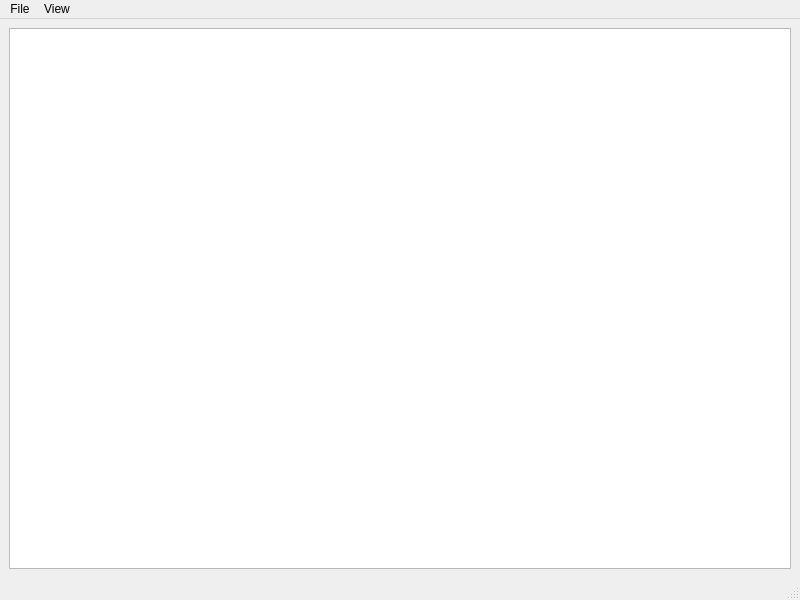
<?xml version="1.0" encoding="UTF-8"?>
<ui version="4.0">
 <class>WindowSpecWindow</class>
 <widget class="QMainWindow" name="WindowSpecWindow">
  <property name="geometry">
   <rect>
    <x>0</x>
    <y>0</y>
    <width>800</width>
    <height>600</height>
   </rect>
  </property>
  <property name="windowTitle">
   <string>MainWindow</string>
  </property>
  <widget class="QWidget" name="centralwidget">
   <layout class="QVBoxLayout" name="verticalLayout">
    <item>
     <widget class="QPlainTextEdit" name="plainTextEdit"/>
    </item>
   </layout>
  </widget>
  <widget class="QMenuBar" name="menubar">
   <property name="geometry">
    <rect>
     <x>0</x>
     <y>0</y>
     <width>800</width>
     <height>22</height>
    </rect>
   </property>
   <widget class="QMenu" name="menuView">
    <property name="title">
     <string>View</string>
    </property>
    <addaction name="actionFull_screen"/>
   </widget>
   <widget class="QMenu" name="menuFile">
    <property name="title">
     <string>File</string>
    </property>
    <widget class="QMenu" name="menuOpen_recent">
     <property name="title">
      <string>Open recent</string>
     </property>
     <addaction name="actionEmpty"/>
    </widget>
    <addaction name="menuOpen_recent"/>
   </widget>
   <addaction name="menuFile"/>
   <addaction name="menuView"/>
  </widget>
  <widget class="QStatusBar" name="statusbar"/>
  <action name="actionFull_screen">
   <property name="checkable">
    <bool>true</bool>
   </property>
   <property name="text">
    <string>Full screen</string>
   </property>
  </action>
  <action name="actionEmpty">
   <property name="enabled">
    <bool>false</bool>
   </property>
   <property name="text">
    <string>Empty</string>
   </property>
  </action>
 </widget>
 <resources/>
 <connections/>
</ui>
